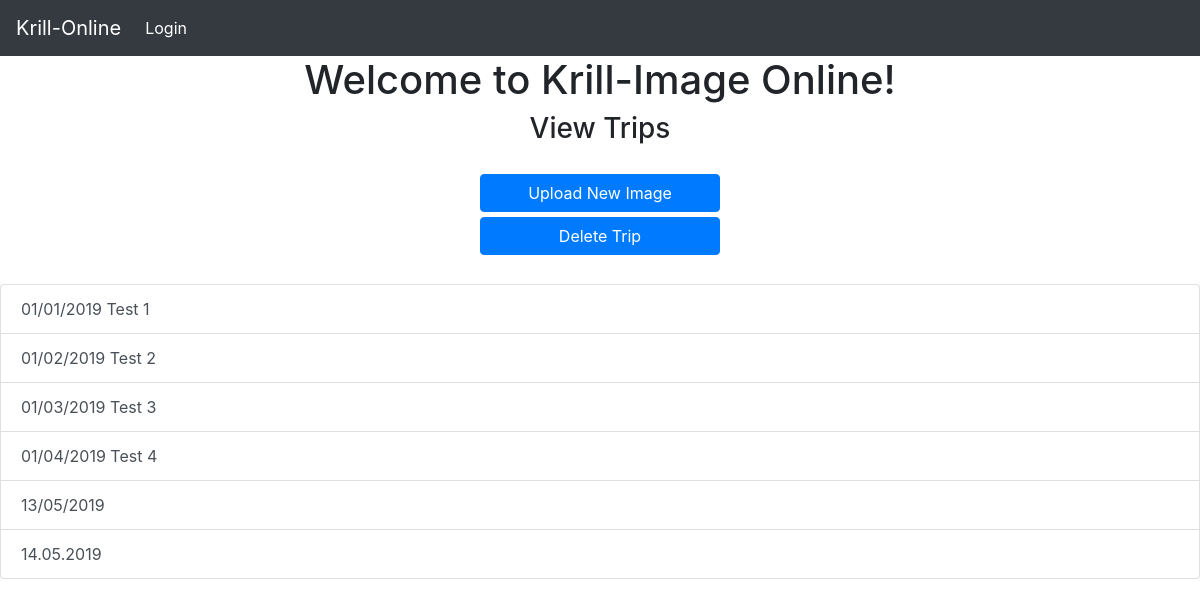
Page /view_trips/ on the committed database.
### KrillApp/models.py (models this page shows, shortened)
class Trip(models.Model):
    trip_name = models.CharField(primary_key=True,max_length=100,unique=True)
    user = models.ForeignKey(User, on_delete = models.CASCADE, null=False)
    created_on = models.DateTimeField(default=datetime.now)

### KrillApp/views.py (the view)
# urls.py: path("view_trips/",views.Get_User_Trips,name='view_trips'),
def Get_User_Trips(request):
    sql = 'SELECT * FROM Krillapp_trip;'
    trip_list = []
    trips = Trip.objects.raw(sql)
    for trip in trips:
        trip_list.append(str(trip.trip_name))
    return render(request ,'view_trips.html', {'trip_list':trip_list})

### KrillApp/templates/view_trips.html (shortened to what this page needs)
{% extends 'base.html' %}
{% load static %}
{% block content %}
<link rel="stylesheet" type="text/css" href="{% static 'KrillApp/view_trips.css' %}">
<h3>View Trips</h3>
<br />
    <div id ="view_trips_buttons">
        <a style="display:block" id="trip_button" class="btn btn-primary" href = "{% url 'upload_image_to_trip' %}">Upload New Image </a>
        <a style="display:block" id="delete_trip" ajax-url = "{% url 'delete_trip' %}"  class="btn btn-primary">Delete Trip </a>
    </div>
<br />
<ul ajax-url = "{% url 'get_trip_image_list' %}" id="trip_list" class="list-group">
    {% for i in trip_list %}
    <li  class="list-group-item list-group-item-action">{{ i }}</li>
    {% endfor %}
</ul>
{% endblock %}

### KrillApp/static/KrillApp/view_trips.css (style rules this page uses)
h3 { margin: 0 auto; text-align: center; }
#view_trips_buttons { margin: 0 auto; text-align: center; color:white; width: 20%; margin: 0 auto; }
.btn-primary { margin: 2% 0; cursor: pointer; }

### rows in the picture
Trip: trip_list "01/01/2019 Test 1"
Trip: trip_list "01/02/2019 Test 2"
Trip: trip_list "01/03/2019 Test 3"
Trip: trip_list "01/04/2019 Test 4"
Trip: trip_list "13/05/2019"
Trip: trip_list "14.05.2019"
